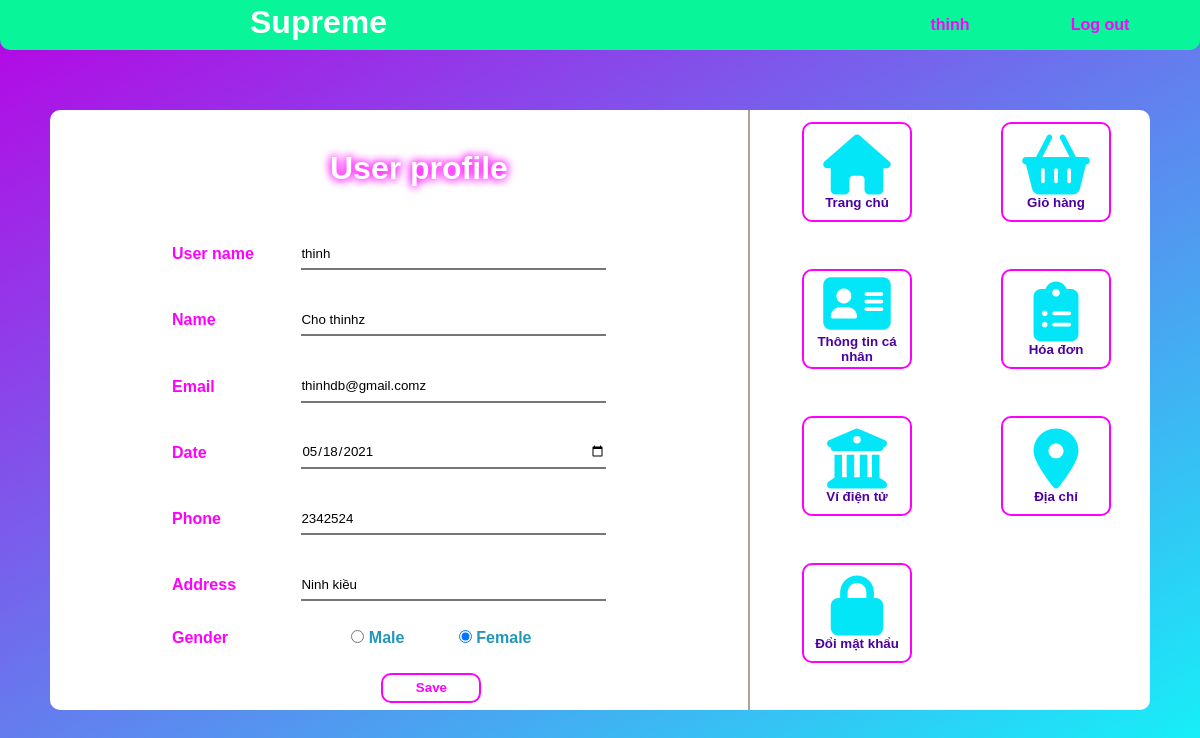
The page /User-profile/User-profile.php (signed in) on the database as committed earlier.
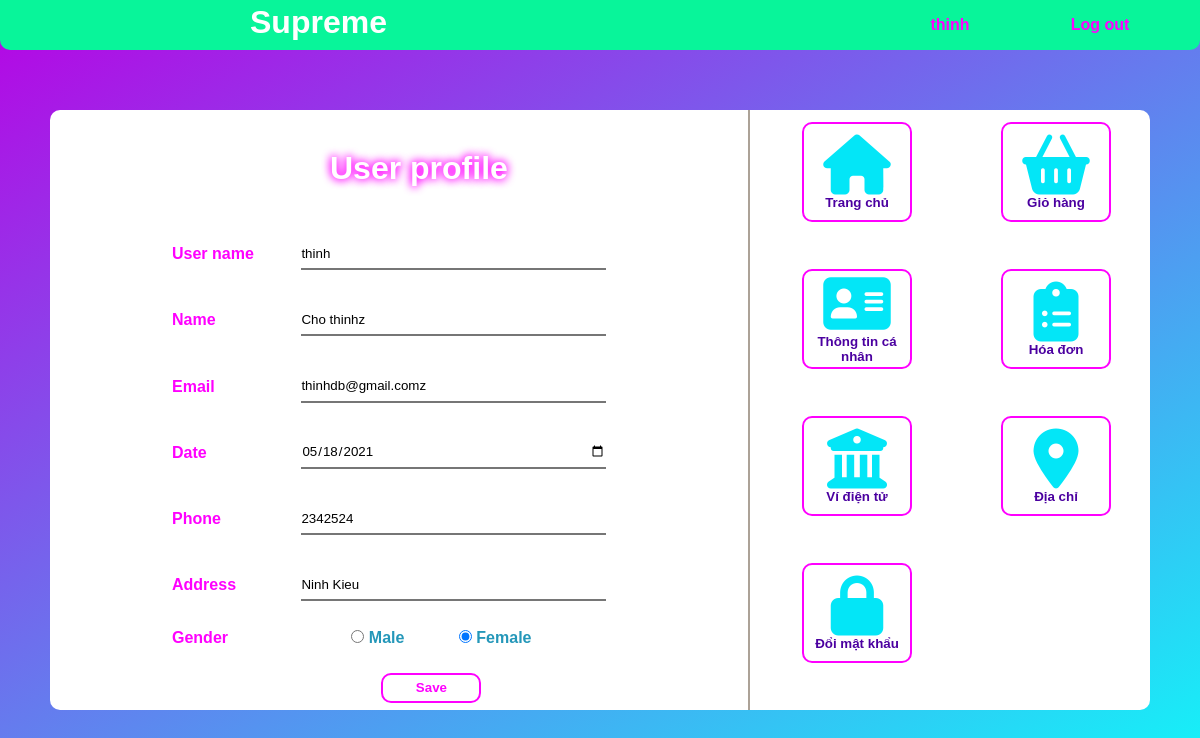
The same page on the database as committed later.
### tables this page shows
CREATE TABLE `user` (
  `user_id` int(11) NOT NULL,
  `name` varchar(255) DEFAULT NULL,
  `username` varchar(255) NOT NULL,
  `password` varchar(255) NOT NULL,
  `email` varchar(255) NOT NULL,
  `role` int(11) NOT NULL,
  `address` varchar(255) DEFAULT NULL,
  `gender` varchar(255) DEFAULT NULL,
  `phone` int(11) DEFAULT NULL,
  `birthday` date DEFAULT NULL
);

### User-profile/User-profile.php (the view, shortened to what the changed rows need)
<?php
require_once '../config/config.php';
$id=$_SESSION['user_id'];
$us=$_SESSION['name'];
$sql="SELECT * FROM `user` where user_id='$id'";
$result=$con->query($sql);
if ($result->num_rows>0) {
    $row=$result->fetch_assoc();
    echo'
    <!DOCTYPE html>
    <html>
        <link rel="stylesheet" href="User-profile.css">
    <body>
        <div class="all">
            <div class="title-box">
                <h1>Supreme</h1>
                <a href="../Login-Register/Logout.php">Log out</a>
                <a href="#">'.$us.'</a>
            </div>
            <div class="big-box">
                <div class="btn-box">
                    <table>
                        <tr>
                            <td><a href="../index.php"><button type="button" class="btn"><i class="fas fa-home"></i>
                            <p>Trang chủ</p>
                        </button></a></td>
                            <td><a href="../User-cart/User-cart.php"><button type="button" class="btn"><i class="fas fa-shopping-basket"></i>
                            <p>Giỏ hàng</p>
                            </button></a></td>
                        </tr>
                        <tr>
                            <td><a href="../User-profile/User-profile.php"><button type="button" class="btn"><i class="fas fa-address-card"></i>
                            <p>Thông tin cá nhân</p>
                            </button></a></td>
                            <td><a href="../User-bill/User-bill.php"><button type="button" class="btn"><i class="fas fa-clipboard-list"></i>
                            <p>Hóa đơn</p>
                            </button></a></td>
                        </tr>
                        <tr>
                            <td><a href="#"><button type="button" class="btn"><i class="fas fa-university"></i>
                            <p>Ví điện tử</p>
                            </button></a></td>
                            <td><a href="../User-address/User-address.php"><button type="button" class="btn"><i class="fas fa-map-marker-alt"></i>
                            <p>Địa chỉ</p>
                            </button></a></td>
                        </tr>
                        <tr>
                            <td><a href="../User-pass/User-pass.php"><button type="button" class="btn"><i class="fas fa-lock"></i>
                            <p>Đổi mật khẩu</p>
                            </button></a></td>
                            <td></td>
                        </tr>
                    </table>
                </div>
                <div class="data-box">
                    <h1>User profile</h1>
                    <form id="profile" class="input-group" action="xulyupdate.php" method="POST">
                        <table class="table">
                        <tr>
                                <th>
                                    <label for="Username">User name</label></th>
                                <td class="input-name">
                                    <input type="text" class="input-field" placeholder="User name" name="username" value="'.$row['username'].'">
                                </td>
                            </tr>
                            <tr>
                                <th>
                                    <label for="Name">Name</label></th>
                                <td class="input-name">
                                    <input type="text" class="input-field" placeholder="Full name" name="name" value="'.$row['name'].'">
                                </td>
                            </tr>
                            <tr>
                                <th><label for="Email">Email</label></th>
                                <td>
                                    <input type="email" class="input-field" placeholder="Email" name="email" value="'.$row['email'].'">
                                </td>
                            </tr>
                            <tr>
                                <th><label for="Date">Date</label></th>
                                <td>
                                    <input type="date" class="input-field" name="birthday" value="'.$row['birthday'].'">
                                </td>
                            </tr>
                            <tr>
                                <th><label for="Phone number">Phone</label></th>
                                <td>
                                    <input type="number" class="input-field" placeholder="Phone number" name="phone" value="'.$row['phone'].'">
                                </td>
                            </tr>
                            <tr>
                                <th><label for="Address">Address</label></th>
                                <td>
                                    <input type="text" class="input-field" placeholder="Address" name="address" value="'.$row['address'].'">
                                </td>
                            </tr>
                            <tr>
                                <th><label>Gender</label></th>
                                ';
                                if($row['gender'] == ''){
                                    echo'
                                    <td class="input-gender">
                                    <input type="radio" name="gender" id="Male" value="Male">
                                    <label for="Male">Male</label>
                                    <input type="radio" name="gender" id="Female" value="Female">
                                    <label for="Female">Female</label>
                                    ';
                                }else if($row['gender'] == 'Female'){
                                    echo'
                                    <td class="input-gender">
                                    <input type="radio" name="gender" id="Male" value="Male">
                                    <label for="Male">Male</label>
                                    <input checked  type="radio" name="gender" id="Female" value="Female">
                                    <label for="Female">Female</label>
                                    </td>
                                    ';
                                    }
                                echo'
                            </tr>
                            <tr>
                                <td>
                                </td>
                                <td class="btn-save">
                                    <button type="submit" name="sub-btn" class="sub-btn"><p>Save</p></button>
                                </td>
                            </tr>
                        </table>
                    </form>
                </div>
            </div>
        </div>
        <script src="https://ajax.aspnetcdn.com/ajax/jQuery/jquery-3.2.1.min.js"></script>
        <script src="http://ajax.aspnetcdn.com/ajax/jquery.validate/1.9/jquery.validate.min.js" type="text/javascript"></script>
        <script type="text/javascript" src="User-profile.js"></script>
    </body>
    </html>
    ';
}
?>

Rows that differ between the two databases and show on the page:
changed user "thinh": address "Ninh kiều" → "Ninh Kieu"
